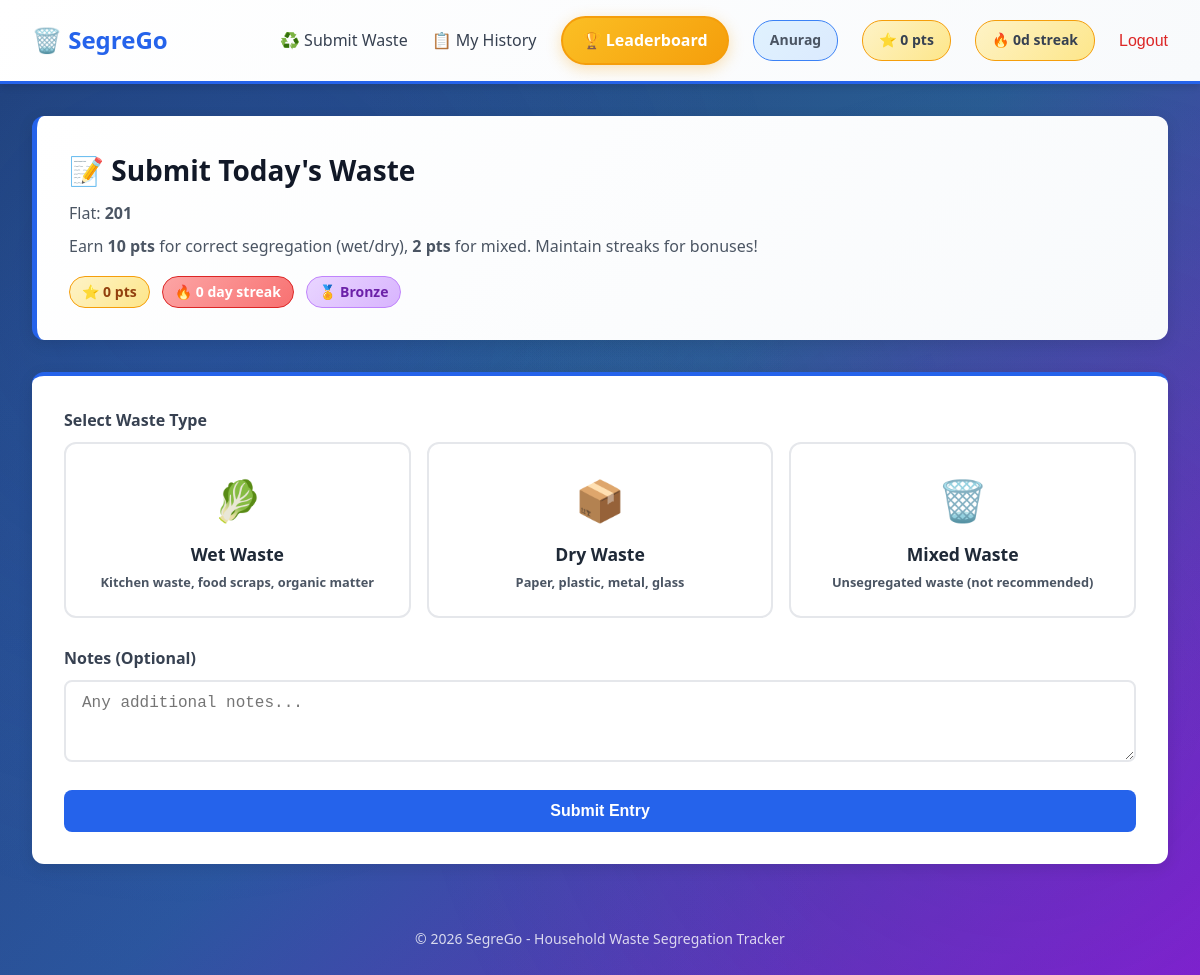
The app's page /submit/ (signed in) with its own data.
### waste/models.py (models this page shows, shortened)
class Household(models.Model):
    user = models.OneToOneField(User, on_delete=models.CASCADE, related_name='household')
    flat_number = models.CharField(max_length=20, unique=True)
    points = models.IntegerField(default=0)
    consecutive_days = models.IntegerField(default=0)
    last_submission_date = models.DateField(blank=True, null=True)
    area_segregation_score = models.FloatField(default=0.0)
    daily_reminder_enabled = models.BooleanField(default=True)
    created_at = models.DateTimeField(auto_now_add=True)
    class Meta:
        ordering = ['flat_number']
    @property
    def tier(self):
        if self.points >= 1000:
            return 'Platinum'
        if self.points >= 500:
            return 'Gold'
        if self.points >= 200:
            return 'Silver'
        return 'Bronze'

### waste/views.py (the view)
# urls.py: path('submit/', views.submit_waste, name='submit_waste'),
@login_required
def submit_waste(request):
    if request.user.is_staff:
        return redirect('admin_dashboard')
    try:
        household = request.user.household
    except Household.DoesNotExist:
        messages.error(request, 'No household associated with your account.')
        return redirect('home')
    if request.method == 'POST':
        form = WasteEntryForm(request.POST)
        if form.is_valid():
            entry = form.save(commit=False)
            entry.household = household
            entry.save()
            earned, bonus = household.award_points(entry.waste_type)
            household.calculate_segregation_score()
            household.update_daily_reminder()
            if bonus:
                messages.success(request, f'Waste entry submitted! You earned {earned} points (+{bonus} bonus). Total: {household.points} points. Streak: {household.consecutive_days} days.')
            else:
                messages.success(request, f'Waste entry submitted! You earned {earned} points. Total: {household.points} points. Streak: {household.consecutive_days} days.')
            return redirect('history')
    else:
        form = WasteEntryForm()
    return render(request, 'waste/submit_waste.html', {
        'form': form,
        'household': household
    })

### waste/forms.py
class WasteEntryForm(forms.ModelForm):
    class Meta:
        model = WasteEntry
        fields = ['waste_type', 'notes']
        widgets = {
            'waste_type': forms.RadioSelect(),
            'notes': forms.Textarea(attrs={'rows': 3, 'placeholder': 'Optional notes...'}),
        }

### waste/templates/waste/submit_waste.html (shortened to what this page needs)
{% extends 'waste/base.html' %}
{% block content %}
<div class="page-header">
    <h1>📝 Submit Today's Waste</h1>
    <p>Flat: <strong>{{ household.flat_number }}</strong></p>
    <p class="reward-note">Earn <strong>10 pts</strong> for correct segregation (wet/dry), <strong>2 pts</strong> for mixed. Maintain streaks for bonuses!</p>
    <div class="profile-stats" style="margin-top: 1rem;">
        <span class="badge profile-points">⭐ {{ household.points }} pts</span>
        <span class="badge profile-streak">🔥 {{ household.consecutive_days }} day streak</span>
        <span class="badge profile-tier">🏅 {{ household.tier }}</span>
    </div>
</div>
<div class="form-card">
    <form method="post">
        <div class="form-group">
            <label>Select Waste Type</label>
            <div class="waste-type-options">
                <label class="waste-option wet">
                    <span class="option-card">
                        <span class="icon">🥬</span>
                        <span class="label">Wet Waste</span>
                        <span class="description">Kitchen waste, food scraps, organic matter</span>
                    </span>
                </label>
                <label class="waste-option dry">
                    <span class="option-card">
                        <span class="icon">📦</span>
                        <span class="label">Dry Waste</span>
                        <span class="description">Paper, plastic, metal, glass</span>
                    </span>
                </label>
                <label class="waste-option mixed">
                    <span class="option-card">
                        <span class="icon">🗑️</span>
                        <span class="label">Mixed Waste</span>
                        <span class="description">Unsegregated waste (not recommended)</span>
                    </span>
                </label>
            </div>
        </div>
        <div class="form-group">
            <label for="id_notes">Notes (Optional)</label>
            <textarea name="notes" id="id_notes" rows="3"
                      placeholder="Any additional notes..."></textarea>
        </div>
        <button type="submit" class="btn btn-primary btn-block">Submit Entry</button>
    </form>
</div>
{% endblock %}

### waste/templates/waste/base.html (shortened to what this page needs)
{% load static %}
<!DOCTYPE html>
<html lang="en">
<head>
    <link rel="stylesheet" href="{% static 'css/style.css' %}">
</head>
<body>
    <nav class="navbar">
        <div class="nav-brand">
            <a href="{% url 'home' %}">🗑️ SegreGo</a>
        </div>
        <div class="nav-links">
            {% if user.is_authenticated %}
                {% if user.is_staff %}
                    <a href="{% url 'admin_dashboard' %}">📊 Dashboard</a>
                    <a href="{% url 'admin:index' %}">⚙️ Admin Panel</a>
                {% else %}
                    <a href="{% url 'submit_waste' %}">♻️ Submit Waste</a>
                    <a href="{% url 'history' %}">📋 My History</a>
                    <a href="{% url 'leaderboard' %}" class="nav-leaderboard">🏆 Leaderboard</a>
                {% endif %}
                <span class="user-info">{{ user.username }}</span>
                {% if not user.is_staff and user.household %}
                    <span class="user-stats">⭐ {{ user.household.points }} pts</span>
                    <span class="user-stats">🔥 {{ user.household.consecutive_days }}d streak</span>
                {% endif %}
                <form method="post" action="{% url 'logout' %}" style="display: inline;">
                    <button type="submit" class="btn-logout" style="border: none; background: none; cursor: pointer; padding: 0; font-size: inherit;">Logout</button>
                </form>
            {% else %}
                <a href="{% url 'login' %}">🔐 Login</a>
                <a href="{% url 'register' %}">📝 Register</a>
            {% endif %}
        </div>
    </nav>
    <main class="container">
        {% block content %}{% endblock %}
    </main>
    <footer class="footer">
        <p>&copy; 2026 SegreGo - Household Waste Segregation Tracker</p>
    </footer>
</body>
</html>

### records on screen
Household: flat_number "201", points "0", consecutive_days "0", tier "Bronze"

### other values on screen
{{ user.username }} "Anurag"
{{ user.household.points }} "0"
{{ user.household.consecutive_days }} "0"
